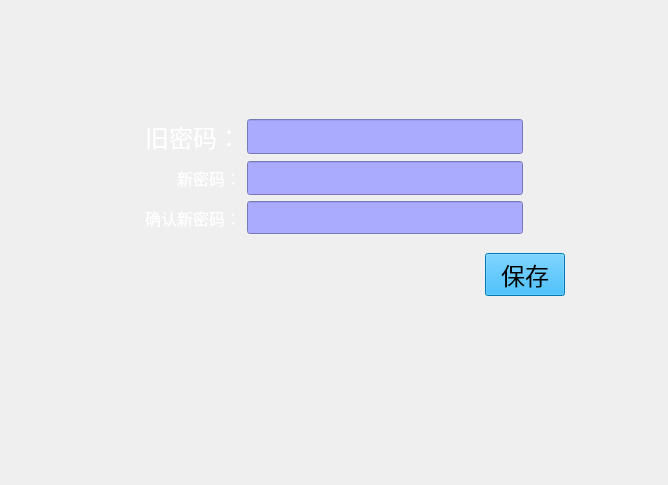
<?xml version="1.0" encoding="UTF-8"?>
<ui version="4.0">
 <class>PasswordSet</class>
 <widget class="QWidget" name="PasswordSet">
  <property name="geometry">
   <rect>
    <x>0</x>
    <y>0</y>
    <width>668</width>
    <height>485</height>
   </rect>
  </property>
  <property name="maximumSize">
   <size>
    <width>16777215</width>
    <height>16777215</height>
   </size>
  </property>
  <property name="font">
   <font>
    <pointsize>12</pointsize>
   </font>
  </property>
  <property name="windowTitle">
   <string>Form</string>
  </property>
  <property name="styleSheet">
   <string notr="true">border-image: \*url();</string>
  </property>
  <layout class="QHBoxLayout" name="horizontalLayout_4">
   <property name="sizeConstraint">
    <enum>QLayout::SetMinAndMaxSize</enum>
   </property>
   <property name="topMargin">
    <number>0</number>
   </property>
   <item>
    <layout class="QHBoxLayout" name="horizontalLayout_3" stretch="1,5,1">
     <property name="sizeConstraint">
      <enum>QLayout::SetMinAndMaxSize</enum>
     </property>
     <item>
      <spacer name="horizontalSpacer_3">
       <property name="orientation">
        <enum>Qt::Horizontal</enum>
       </property>
       <property name="sizeHint" stdset="0">
        <size>
         <width>40</width>
         <height>20</height>
        </size>
       </property>
      </spacer>
     </item>
     <item>
      <layout class="QVBoxLayout" name="verticalLayout_2" stretch="2,3,3">
       <property name="sizeConstraint">
        <enum>QLayout::SetMinAndMaxSize</enum>
       </property>
       <item>
        <spacer name="verticalSpacer_2">
         <property name="orientation">
          <enum>Qt::Vertical</enum>
         </property>
         <property name="sizeHint" stdset="0">
          <size>
           <width>20</width>
           <height>40</height>
          </size>
         </property>
        </spacer>
       </item>
       <item>
        <layout class="QVBoxLayout" name="verticalLayout" stretch="13,1,1">
         <property name="spacing">
          <number>10</number>
         </property>
         <property name="sizeConstraint">
          <enum>QLayout::SetMinAndMaxSize</enum>
         </property>
         <item>
          <layout class="QHBoxLayout" name="horizontalLayout_2" stretch="10,1">
           <property name="spacing">
            <number>6</number>
           </property>
           <property name="sizeConstraint">
            <enum>QLayout::SetMinAndMaxSize</enum>
           </property>
           <item>
            <layout class="QGridLayout" name="gridLayout" rowstretch="1,1,1" columnstretch="1,2">
             <property name="sizeConstraint">
              <enum>QLayout::SetMinAndMaxSize</enum>
             </property>
             <item row="0" column="0">
              <widget class="QLabel" name="labelOldPassword">
               <property name="font">
                <font>
                 <family>Adobe Arabic</family>
                 <pointsize>18</pointsize>
                 <weight>50</weight>
                 <italic>false</italic>
                 <bold>false</bold>
                </font>
               </property>
               <property name="layoutDirection">
                <enum>Qt::LeftToRight</enum>
               </property>
               <property name="styleSheet">
                <string notr="true">font: 18pt &quot;Adobe Arabic&quot;;
color: rgb(255, 255, 255);</string>
               </property>
               <property name="text">
                <string>旧密码：</string>
               </property>
               <property name="textFormat">
                <enum>Qt::PlainText</enum>
               </property>
               <property name="alignment">
                <set>Qt::AlignRight|Qt::AlignTrailing|Qt::AlignVCenter</set>
               </property>
              </widget>
             </item>
             <item row="0" column="1">
              <widget class="LineEditKeyboard" name="lineEditOldPassword">
               <property name="sizePolicy">
                <sizepolicy hsizetype="Preferred" vsizetype="Preferred">
                 <horstretch>0</horstretch>
                 <verstretch>0</verstretch>
                </sizepolicy>
               </property>
               <property name="maximumSize">
                <size>
                 <width>16777215</width>
                 <height>35</height>
                </size>
               </property>
               <property name="styleSheet">
                <string notr="true">font: 19pt &quot;Adobe Arabic&quot;;
background-color: rgb(170, 170, 255);</string>
               </property>
              </widget>
             </item>
             <item row="1" column="0">
              <widget class="QLabel" name="labeNewPassword">
               <property name="layoutDirection">
                <enum>Qt::LeftToRight</enum>
               </property>
               <property name="styleSheet">
                <string notr="true">font: 18pt &quot;Adobe Arabic&quot;;
color: rgb(255, 255, 255);</string>
               </property>
               <property name="text">
                <string>新密码：</string>
               </property>
               <property name="textFormat">
                <enum>Qt::PlainText</enum>
               </property>
               <property name="alignment">
                <set>Qt::AlignRight|Qt::AlignTrailing|Qt::AlignVCenter</set>
               </property>
              </widget>
             </item>
             <item row="1" column="1">
              <widget class="LineEditKeyboard" name="lineEditNewPassword">
               <property name="sizePolicy">
                <sizepolicy hsizetype="Preferred" vsizetype="Preferred">
                 <horstretch>0</horstretch>
                 <verstretch>0</verstretch>
                </sizepolicy>
               </property>
               <property name="maximumSize">
                <size>
                 <width>16777215</width>
                 <height>35</height>
                </size>
               </property>
               <property name="styleSheet">
                <string notr="true">font: 19pt &quot;Adobe Arabic&quot;;
background-color: rgb(170, 170, 255);</string>
               </property>
              </widget>
             </item>
             <item row="2" column="0">
              <widget class="QLabel" name="labeConfirmNewPassword">
               <property name="layoutDirection">
                <enum>Qt::LeftToRight</enum>
               </property>
               <property name="styleSheet">
                <string notr="true">font: 18pt &quot;Adobe Arabic&quot;;
color: rgb(255, 255, 255);</string>
               </property>
               <property name="text">
                <string>确认新密码：</string>
               </property>
               <property name="textFormat">
                <enum>Qt::PlainText</enum>
               </property>
               <property name="alignment">
                <set>Qt::AlignRight|Qt::AlignTrailing|Qt::AlignVCenter</set>
               </property>
              </widget>
             </item>
             <item row="2" column="1">
              <widget class="LineEditKeyboard" name="lineEditConfirmNewPassword">
               <property name="sizePolicy">
                <sizepolicy hsizetype="Preferred" vsizetype="Preferred">
                 <horstretch>0</horstretch>
                 <verstretch>0</verstretch>
                </sizepolicy>
               </property>
               <property name="maximumSize">
                <size>
                 <width>16777215</width>
                 <height>35</height>
                </size>
               </property>
               <property name="styleSheet">
                <string notr="true">font: 19pt &quot;Adobe Arabic&quot;;
background-color: rgb(170, 170, 255);</string>
               </property>
              </widget>
             </item>
            </layout>
           </item>
           <item>
            <spacer name="horizontalSpacer_2">
             <property name="orientation">
              <enum>Qt::Horizontal</enum>
             </property>
             <property name="sizeHint" stdset="0">
              <size>
               <width>18</width>
               <height>20</height>
              </size>
             </property>
            </spacer>
           </item>
          </layout>
         </item>
         <item>
          <spacer name="verticalSpacer">
           <property name="orientation">
            <enum>Qt::Vertical</enum>
           </property>
           <property name="sizeHint" stdset="0">
            <size>
             <width>20</width>
             <height>17</height>
            </size>
           </property>
          </spacer>
         </item>
         <item>
          <layout class="QHBoxLayout" name="horizontalLayout" stretch="0,0">
           <property name="sizeConstraint">
            <enum>QLayout::SetMinAndMaxSize</enum>
           </property>
           <item>
            <spacer name="horizontalSpacer">
             <property name="orientation">
              <enum>Qt::Horizontal</enum>
             </property>
             <property name="sizeHint" stdset="0">
              <size>
               <width>218</width>
               <height>20</height>
              </size>
             </property>
            </spacer>
           </item>
           <item>
            <widget class="QPushButton" name="pushButtonSave">
             <property name="focusPolicy">
              <enum>Qt::NoFocus</enum>
             </property>
             <property name="styleSheet">
              <string notr="true">QPushButton { background-color: rgb(0, 170, 255); color: rgb(0, 0, 0); } 
QPushButton:hover:pressed{ background-color: rgb(0,0,127); color:rgb(255, 255, 255);} 
QPushButton:hover:!pressed{ background-color: rgb(0, 170, 255); color: rgb(0, 0, 0); }
QPushButton {font: 18pt ; } </string>
             </property>
             <property name="text">
              <string>保存</string>
             </property>
            </widget>
           </item>
          </layout>
         </item>
        </layout>
       </item>
       <item>
        <spacer name="verticalSpacer_3">
         <property name="orientation">
          <enum>Qt::Vertical</enum>
         </property>
         <property name="sizeHint" stdset="0">
          <size>
           <width>20</width>
           <height>40</height>
          </size>
         </property>
        </spacer>
       </item>
      </layout>
     </item>
     <item>
      <spacer name="horizontalSpacer_4">
       <property name="orientation">
        <enum>Qt::Horizontal</enum>
       </property>
       <property name="sizeHint" stdset="0">
        <size>
         <width>40</width>
         <height>20</height>
        </size>
       </property>
      </spacer>
     </item>
    </layout>
   </item>
  </layout>
 </widget>
 <customwidgets>
  <customwidget>
   <class>LineEditKeyboard</class>
   <extends>QLineEdit</extends>
   <header>LineEditKeyboard.h</header>
  </customwidget>
 </customwidgets>
 <resources/>
 <connections/>
</ui>
